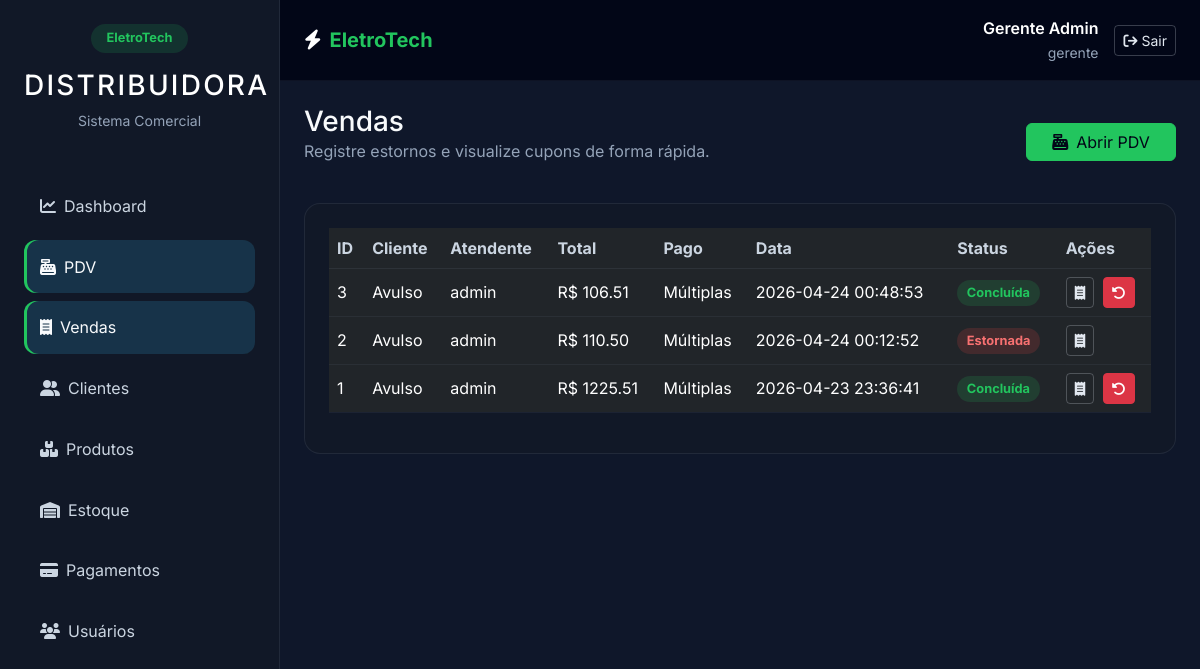
/sales/list (signed in), run on the app's committed database.
### tables this page shows
CREATE TABLE users (
    id INTEGER PRIMARY KEY AUTOINCREMENT,
    name TEXT NOT NULL,
    username TEXT NOT NULL UNIQUE,
    password BLOB NOT NULL,
    role TEXT NOT NULL,
    created_at TEXT DEFAULT CURRENT_TIMESTAMP
);

CREATE TABLE sales (
    id INTEGER PRIMARY KEY AUTOINCREMENT,
    customer_id INTEGER,
    user_id INTEGER NOT NULL,
    datetime TEXT NOT NULL,
    total_amount REAL NOT NULL,
    discount REAL NOT NULL,
    payment_method TEXT NOT NULL,
    cash_received REAL NOT NULL,
    change_amount REAL NOT NULL,
    coupon TEXT NOT NULL,
    returned INTEGER NOT NULL DEFAULT 0,
    FOREIGN KEY (customer_id) REFERENCES customers (id),
    FOREIGN KEY (user_id) REFERENCES users (id)
);

### routes/sales.py (the view)
@sales_bp.route('/list')
@login_required
def sale_list():
    sales = query_db(
        'SELECT s.*, c.name AS customer_name, u.username AS user_name FROM sales s '
        'LEFT JOIN customers c ON c.id = s.customer_id LEFT JOIN users u ON u.id = s.user_id ORDER BY s.datetime DESC LIMIT 100;'
    )
    return render_template('sale_list.html', sales=sales)

### models/db.py (called while the page is built)
def get_db():
    db = getattr(g, '_database', None)
    if db is None:
        db = g._database = sqlite3.connect(
            os.path.join(os.path.dirname(__file__), '..', 'database', 'eletrotech.db')
        )
        db.row_factory = sqlite3.Row
    return db

def query_db(query, args=(), one=False):
    db = get_db()
    cur = db.execute(query, args)
    rv = cur.fetchall()
    cur.close()
    return (rv[0] if rv else None) if one else rv

### routes/auth.py (called while the page is built)
def login_required(view):
    @wraps(view)
    def wrapped_view(**kwargs):
        if 'user_id' not in session:
            return redirect(url_for('auth.login'))
        return view(**kwargs)
    return wrapped_view

@auth_bp.app_context_processor
def inject_user():
    return {'current_user': session}

### templates/sale_list.html
{% extends 'layout.html' %}
{% block content %}
<div class="section-header mb-4">
  <div>
    <h3>Vendas</h3>
    <p class="text-muted">Registre estornos e visualize cupons de forma rápida.</p>
  </div>
  <a class="btn btn-primary action-btn" href="{{ url_for('sales.pdv') }}"><i class="fa-solid fa-cash-register me-2"></i>Abrir PDV</a>
</div>
<div class="card p-4">
  <div class="table-responsive">
    <table class="table table-dark table-hover align-middle">
      <thead>
        <tr><th>ID</th><th>Cliente</th><th>Atendente</th><th>Total</th><th>Pago</th><th>Data</th><th>Status</th><th>Ações</th></tr>
      </thead>
      <tbody>
        {% for sale in sales %}
        <tr>
          <td>{{ sale.id }}</td>
          <td>{{ sale.customer_name or 'Avulso' }}</td>
          <td>{{ sale.user_name }}</td>
          <td>R$ {{ '%.2f'|format(sale.total_amount) }}</td>
          <td>{{ sale.payment_method }}</td>
          <td>{{ sale.datetime }}</td>
          <td>
            {% if sale.returned %}
            <span class="badge badge-low">Estornada</span>
            {% else %}
            <span class="badge badge-status">Concluída</span>
            {% endif %}
          </td>
          <td class="text-nowrap">
            <a class="btn btn-sm btn-outline-light me-1" href="{{ url_for('sales.receipt', sale_id=sale.id) }}"><i class="fa-solid fa-receipt"></i></a>
            {% if not sale.returned %}
            <form method="post" action="{{ url_for('sales.sale_return', sale_id=sale.id) }}" class="d-inline">
              <button class="btn btn-sm btn-danger"><i class="fa-solid fa-rotate-left"></i></button>
            </form>
            {% endif %}
          </td>
        </tr>
        {% else %}
        <tr><td colspan="8" class="text-center text-muted">Nenhuma venda registrada.</td></tr>
        {% endfor %}
      </tbody>
    </table>
  </div>
</div>
{% endblock %}

### templates/layout.html (shortened to what this page needs)
<!doctype html>
<html lang="pt-br">
  <head>
    <link href="https://cdnjs.cloudflare.com/ajax/libs/font-awesome/6.5.0/css/all.min.css" rel="stylesheet">
    <link href="https://cdn.jsdelivr.net/npm/bootstrap@5.3.0/dist/css/bootstrap.min.css" rel="stylesheet">
    <link rel="stylesheet" href="{{ url_for('static', filename='style.css') }}">
  </head>
  <body>
    {% if current_user %}
    <div class="d-flex">
      <aside class="sidebar p-4 d-none d-lg-flex flex-column">
        <div class="mb-5 text-center">
          <div class="mb-3">
            <span class="badge badge-status py-2 px-3">EletroTech</span>
          </div>
          <h3 class="text-white brand">Distribuidora</h3>
          <p class="text-muted small mb-0">Sistema Comercial</p>
        </div>
        <nav class="nav flex-column gap-2">
          <a class="nav-link {% if request.path == url_for('dashboard.index') %}active{% endif %}" href="{{ url_for('dashboard.index') }}"><i class="fa-solid fa-chart-line me-2"></i>Dashboard</a>
          <a class="nav-link {% if request.path.startswith(url_for('sales.pdv')) %}active{% endif %}" href="{{ url_for('sales.pdv') }}"><i class="fa-solid fa-cash-register me-2"></i>PDV</a>
          <a class="nav-link {% if request.path.startswith(url_for('sales.sale_list')) %}active{% endif %}" href="{{ url_for('sales.sale_list') }}"><i class="fa-solid fa-receipt me-2"></i>Vendas</a>
          <a class="nav-link {% if request.path.startswith(url_for('customers.list_customers')) %}active{% endif %}" href="{{ url_for('customers.list_customers') }}"><i class="fa-solid fa-user-group me-2"></i>Clientes</a>
          <a class="nav-link {% if request.path.startswith(url_for('products.list_products')) %}active{% endif %}" href="{{ url_for('products.list_products') }}"><i class="fa-solid fa-boxes-stacked me-2"></i>Produtos</a>
          <a class="nav-link " href="{{ url_for('stock.entry') }}"><i class="fa-solid fa-warehouse me-2"></i>Estoque</a>
          <a class="nav-link " href="{{ url_for('payment_methods.list_payment_methods') }}"><i class="fa-solid fa-credit-card me-2"></i>Pagamentos</a>
          {% if current_user.get('role') == 'gerente' %}
          <a class="nav-link {% if request.path.startswith(url_for('auth.register')) %}active{% endif %}" href="{{ url_for('auth.register') }}"><i class="fa-solid fa-users me-2"></i>Usuários</a>
          {% endif %}
        </nav>
      </aside>
      <div class="flex-fill">
        <header class="topbar navbar navbar-expand-lg navbar-dark px-4 py-3">
          <div class="container-fluid px-0">
            <a class="navbar-brand d-flex align-items-center gap-2" href="{{ url_for('dashboard.index') }}">
              <i class="fa-solid fa-bolt"></i>
              <span>EletroTech</span>
            </a>
            <div class="d-flex align-items-center gap-3 ms-auto">
              <div class="text-end d-none d-md-block">
                <div class="text-white fw-semibold">{{ current_user.get('name') }}</div>
                <small class="text-muted">{{ current_user.get('role') }}</small>
              </div>
              <a class="btn btn-outline-light btn-sm" href="{{ url_for('auth.logout') }}"><i class="fa-solid fa-arrow-right-from-bracket me-1"></i>Sair</a>
            </div>
          </div>
        </header>
        <main class="content-wrapper container-fluid p-4">
    {% else %}
    <main class="container-fluid p-4 min-vh-100 d-flex justify-content-center align-items-center">
    {% endif %}
      {% block content %}{% endblock %}
    </main>
    {% if current_user %}
      </div>
    </div>
    {% endif %}
  </body>
</html>

### static/style.css (style rules this page uses)
body { min-height: 100vh; background: #0f172a; color: #f8fafc; font-family: 'Inter', system-ui, -apple-system, BlinkMacSystemFont, 'Segoe UI', sans-serif; }
body, body h1, body h2, body h3, body h4, body h5, body h6, body p, body label, body a, body button, body small, body span, body li, body td, body th, body .nav-link, body .form-label, body .input-group-text, body .card, body .card-header, body .card-body { color: #f8fafc; }
html, body { scroll-behavior: smooth; }
body { opacity: 0; transition: opacity 0.25s ease-in-out; }
body.fade-in { opacity: 1; }
*, *::before, *::after { transition: background-color 0.22s ease, color 0.22s ease, border-color 0.22s ease, box-shadow 0.22s ease, transform 0.22s ease; }
body, .card, .btn, .form-control, .form-select, .nav-link, .table tbody tr, .alert, .offcanvas, .topbar, .sidebar, .card-body { transition: background-color 0.22s ease, color 0.22s ease, border-color 0.22s ease, box-shadow 0.22s ease, transform 0.22s ease; }
.sidebar { min-height: 100vh; width: 280px; background: #111827; border-right: 1px solid rgba(148, 163, 184, 0.12); }
.sidebar .brand { letter-spacing: 0.08em; text-transform: uppercase; }
.sidebar .nav-link { color: #cbd5e1; padding: 0.9rem 1rem; border-radius: 0.75rem; transition: all .2s ease; }
.sidebar .nav-link.active, .sidebar .nav-link:hover { color: #f8fafc; background: rgba(56, 189, 248, 0.16); box-shadow: inset 3px 0 0 #22c55e; }
.topbar { background: #020617; border-bottom: 1px solid rgba(148, 163, 184, 0.08); }
.topbar .navbar-brand { color: #ffffff; font-weight: 700; }
.topbar .navbar-brand span { color: #22c55e; }
.content-wrapper { min-height: calc(100vh - 72px); }
.card { background: #111827; border: 1px solid rgba(148, 163, 184, 0.12); border-radius: 1rem; }
.table { color: #e2e8f0; }
.table thead th { color: #cbd5e1; border-bottom: 1px solid rgba(148, 163, 184, 0.1); }
.table tbody tr { border-bottom: 1px solid rgba(148, 163, 184, 0.08); }
.table td, .table th { vertical-align: middle; }
.text-muted { color: #94a3b8 !important; }
.btn-primary { background: #22c55e; border-color: #22c55e; color: #020617; }
.btn-outline-light { color: #e2e8f0; border-color: rgba(226, 232, 240, 0.24); }
.badge { font-size: 0.8rem; padding: 0.5em 0.75em; border-radius: 999px; }
.badge-status { background: rgba(34, 197, 94, 0.15); color: #22c55e; }
.badge-low { background: rgba(239, 68, 68, 0.16); color: #f87171; }
.section-header { display: flex; justify-content: space-between; align-items: center; gap: 1rem; }
.section-header h3 { margin: 0; color: #f8fafc; }
.action-btn { min-width: 150px; }

### data on the page
users: get "Gerente Admin", get "gerente"
sales: id "3", customer_name "Avulso", user_name "admin", total_amount "106.51", payment_method "Múltiplas", datetime "2026-04-24 00:48:53", returned "Concluída"
sales: id "2", customer_name "Avulso", user_name "admin", total_amount "110.50", payment_method "Múltiplas", datetime "2026-04-24 00:12:52", returned "Estornada"
sales: id "1", customer_name "Avulso", user_name "admin", total_amount "1225.51", payment_method "Múltiplas", datetime "2026-04-23 23:36:41", returned "Concluída"
